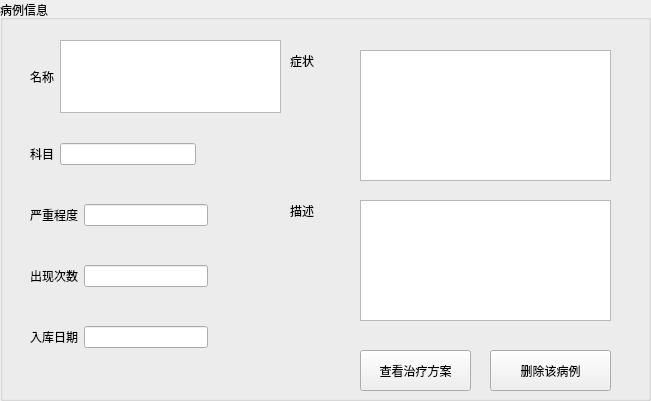
    <widget class="QGroupBox" name="groupBoxdisease">
     <property name="geometry">
      <rect>
       <x>20</x>
       <y>30</y>
       <width>651</width>
       <height>401</height>
      </rect>
     </property>
     <property name="styleSheet">
      <string notr="true">font: 75 12pt &quot;黑体&quot;;
b</string>
     </property>
     <property name="title">
      <string>病例信息</string>
     </property>
     <widget class="QLabel" name="dilabel_17">
      <property name="geometry">
       <rect>
        <x>290</x>
        <y>50</y>
        <width>61</width>
        <height>21</height>
       </rect>
      </property>
      <property name="text">
       <string>症状</string>
      </property>
     </widget>
     <widget class="QTextEdit" name="dsymptextEdit">
      <property name="geometry">
       <rect>
        <x>360</x>
        <y>50</y>
        <width>251</width>
        <height>131</height>
       </rect>
      </property>
     </widget>
     <widget class="QLabel" name="dilabel_18">
      <property name="geometry">
       <rect>
        <x>290</x>
        <y>200</y>
        <width>61</width>
        <height>21</height>
       </rect>
      </property>
      <property name="text">
       <string>描述</string>
      </property>
     </widget>
     <widget class="QTextEdit" name="ddesctextEdit">
      <property name="geometry">
       <rect>
        <x>360</x>
        <y>200</y>
        <width>251</width>
        <height>121</height>
       </rect>
      </property>
     </widget>
     <widget class="QWidget" name="layoutWidget">
      <property name="geometry">
       <rect>
        <x>30</x>
        <y>110</y>
        <width>301</width>
        <height>271</height>
       </rect>
      </property>
      <layout class="QVBoxLayout" name="verticalLayout_10">
       <item>
        <layout class="QHBoxLayout" name="horizontalLayout_24">
         <item>
          <widget class="QLabel" name="label_13">
           <property name="text">
            <string>科目</string>
           </property>
          </widget>
         </item>
         <item>
          <widget class="QLineEdit" name="dtypelineEdit"/>
         </item>
         <item>
          <spacer name="horizontalSpacer_21">
           <property name="orientation">
            <enum>Qt::Horizontal</enum>
           </property>
           <property name="sizeHint" stdset="0">
            <size>
             <width>40</width>
             <height>20</height>
            </size>
           </property>
          </spacer>
         </item>
        </layout>
       </item>
       <item>
        <layout class="QHBoxLayout" name="horizontalLayout_25">
         <item>
          <widget class="QLabel" name="label_14">
           <property name="text">
            <string>严重程度</string>
           </property>
          </widget>
         </item>
         <item>
          <widget class="QLineEdit" name="dranklineEdit"/>
         </item>
         <item>
          <spacer name="horizontalSpacer_22">
           <property name="orientation">
            <enum>Qt::Horizontal</enum>
           </property>
           <property name="sizeHint" stdset="0">
            <size>
             <width>40</width>
             <height>20</height>
            </size>
           </property>
          </spacer>
         </item>
        </layout>
       </item>
       <item>
        <layout class="QHBoxLayout" name="horizontalLayout_26">
         <item>
          <widget class="QLabel" name="label_15">
           <property name="text">
            <string>出现次数</string>
           </property>
          </widget>
         </item>
         <item>
          <widget class="QLineEdit" name="dcountlineEdit"/>
         </item>
         <item>
          <spacer name="horizontalSpacer_23">
           <property name="orientation">
            <enum>Qt::Horizontal</enum>
           </property>
           <property name="sizeHint" stdset="0">
            <size>
             <width>40</width>
             <height>20</height>
            </size>
           </property>
          </spacer>
         </item>
        </layout>
       </item>
       <item>
        <layout class="QHBoxLayout" name="horizontalLayout_27">
         <item>
          <widget class="QLabel" name="label_16">
           <property name="text">
            <string>入库日期</string>
           </property>
          </widget>
         </item>
         <item>
          <widget class="QLineEdit" name="didatelineEdit"/>
         </item>
         <item>
          <spacer name="horizontalSpacer_24">
           <property name="orientation">
            <enum>Qt::Horizontal</enum>
           </property>
           <property name="sizeHint" stdset="0">
            <size>
             <width>40</width>
             <height>20</height>
            </size>
           </property>
          </spacer>
         </item>
        </layout>
       </item>
      </layout>
     </widget>
     <widget class="QPushButton" name="lookprpushButton">
      <property name="geometry">
       <rect>
        <x>360</x>
        <y>350</y>
        <width>111</width>
        <height>41</height>
       </rect>
      </property>
      <property name="text">
       <string>查看治疗方案</string>
      </property>
     </widget>
     <widget class="QPushButton" name="deletedipushButton">
      <property name="geometry">
       <rect>
        <x>490</x>
        <y>350</y>
        <width>121</width>
        <height>41</height>
       </rect>
      </property>
      <property name="text">
       <string>删除该病例</string>
      </property>
     </widget>
     <widget class="QWidget" name="layoutWidget">
      <property name="geometry">
       <rect>
        <x>30</x>
        <y>40</y>
        <width>251</width>
        <height>73</height>
       </rect>
      </property>
      <layout class="QHBoxLayout" name="horizontalLayout_12">
       <item>
        <widget class="QLabel" name="label_12">
         <property name="text">
          <string>名称</string>
         </property>
        </widget>
       </item>
       <item>
        <widget class="QTextEdit" name="dnamelineEdit"/>
       </item>
      </layout>
     </widget>
     <zorder>lookprpushButton</zorder>
     <zorder>deletedipushButton</zorder>
     <zorder>dilabel_17</zorder>
     <zorder>dsymptextEdit</zorder>
     <zorder>dilabel_18</zorder>
     <zorder>ddesctextEdit</zorder>
     <zorder>layoutWidget</zorder>
     <zorder>layoutWidget</zorder>
     <zorder>frame_13</zorder>
     <zorder>frame_13</zorder>
    </widget>
